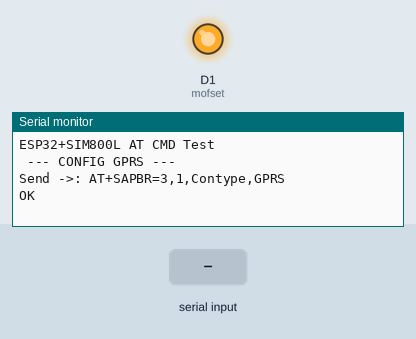
This sketch was run on a simulated ESP8266 (NodeMCU). Parts: output pins drawn as LEDs (lit = HIGH), the last lines printed to the serial monitor. The test bench sets the inputs (shaded band). A WiFi scan finds three made-up networks; the modem accepts every AT command (registered, SIM ready, sends succeed) and sends nothing else.

Above: at 18.3 s.
18.4 s: "Operator\n" received over the second serial link
At 20.0 s:
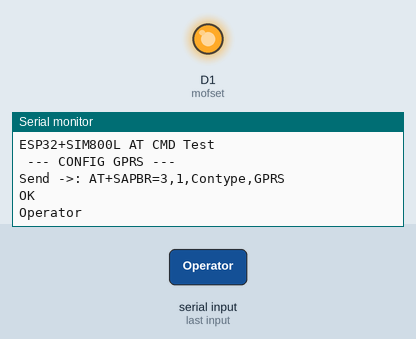
21.4 s: "+CCLK: \n" received over the second serial link
At 23.1 s:
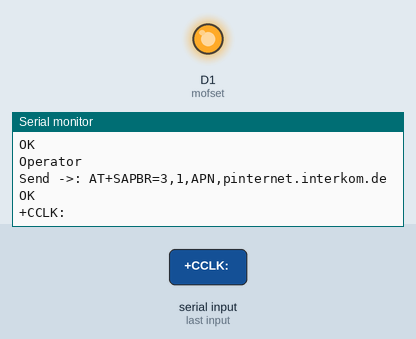

Measured:
- after the input at 18.4 s, the serial monitor: prints a new line after 1.0 s (image 1)
- after the input at 21.4 s, the serial monitor: prints a new line after 1.0 s (image 2)

The sketch:

sim800WiFi_POST.ino
```cpp
/*  More information at: https://www.aeq-web.com/
 *  ESP32 SIM800 HTTP POST TEST | V 1.0_2020-AUG-18
 */
#include <ESP8266WiFi.h>
#include <SoftwareSerial.h>

#define SIM800L_RX     D5
#define SIM800L_TX     D6
#define mofset         D1
#define led            D4

String apn = "pinternet.interkom.de";                    //APN
String apn_u = "";                     //APN-Username
String apn_p = "";                     //APN-Password
String url = "http://www.centemero.com/sim800.php";  //URL of Server

String appendString = "";
String timeString ="";

SoftwareSerial Serial2(SIM800L_RX,SIM800L_TX);

void setup()
{
//  pinMode(led, OUTPUT);
//  digitalWrite(led,HIGH);
  pinMode(mofset, OUTPUT);
  digitalWrite(mofset,HIGH);
  Serial.begin(115200);

  WiFi.mode(WIFI_STA);
  WiFi.disconnect();

  delay(100);

  Serial.println("ESP32+SIM800L AT CMD Test");
  Serial2.begin(9600);
  delay(15000);
  while (Serial2.available()) {
    Serial.write(Serial2.read());
  }
  delay(2000);

}


void loop() {
  gsm_config_gprs();

  String wifname;
  int32_t rssi;
  uint8_t encryptionType;
  uint8_t* bssid;
  int32_t channel;
  bool hidden;
  int scanResult;
  char wifis[255];
  String wifiappend = "";

  scanResult = WiFi.scanNetworks(false,true);
  if (scanResult > 0) {
    for (int8_t i = 0; i < scanResult; i++) {
      WiFi.getNetworkInfo(i, wifname, encryptionType, rssi, bssid, channel, hidden);
      sprintf(wifis, "{%02X:%02X:%02X:%02X:%02X:%02X,%d,0}\n",bssid[0], bssid[1], bssid[2], bssid[3], bssid[4], bssid[5], rssi);
      wifiappend += wifis;
      yield();
    }
  }

  gsm_send_serial("AT+CCLK?", 3000);
  gsm_http_post(timeString + "\n");
  timeString = "";

  netscan();
  if(appendString.indexOf("OK") > 0 & appendString.length() > 0) {
  gsm_http_post(appendString + "\n");
  appendString = "";
}

  gsm_http_post(wifiappend + "\n");

Serial.println(" --- SIM800 Power OFF--- ");
  digitalWrite(mofset,LOW);
  delay(90000);
  Serial.println(" --- SIM800 Power ON--- ");
  digitalWrite(mofset,HIGH);
  delay(10000);
}

void gsm_http_post( String postdata) {
  postdata.replace("\n\n\n\n","\n");
  postdata.replace("\n\n\n"  ,"\n");
  postdata.replace("\n\n"    ,"\n");
  postdata.replace("OK\n"    ,"\n");
  Serial.println(" --- Start GPRS & HTTP --- ");
  gsm_send_serial("AT+SAPBR=1,1"          , 2000);
  gsm_send_serial("AT+SAPBR=2,1"          , 2000);
  gsm_send_serial("AT+HTTPINIT"           , 2000);
  gsm_send_serial("AT+HTTPPARA=CID,1"     , 2000);
  gsm_send_serial("AT+HTTPPARA=URL," + url, 3000);
  gsm_send_serial("AT+HTTPPARA=CONTENT,application/x-www-form-urlencoded", 3000);
  gsm_send_serial("AT+HTTPDATA=1800,6000", 3000);
//digitalWrite(led,LOW);
  gsm_send_serial(postdata         , 3000);
  gsm_send_serial("AT+HTTPACTION=1", 3000);
  gsm_send_serial("AT+HTTPREAD"    , 3000);
//digitalWrite(led,LOW);
  gsm_send_serial("AT+HTTPTERM"    , 3000);
  gsm_send_serial("AT+SAPBR=0,1"   , 3000);
//  digitalWrite(led,HIGH);
}

void gsm_config_gprs() {
  Serial.println(" --- CONFIG GPRS --- ");
  gsm_send_serial("AT+SAPBR=3,1,Contype,GPRS", 3000);
  gsm_send_serial("AT+SAPBR=3,1,APN," + apn  , 3000);
  if (apn_u != "") {
    gsm_send_serial("AT+SAPBR=3,1,USER," + apn_u, 3000);
  }
  if (apn_p != "") {
    gsm_send_serial("AT+SAPBR=3,1,PWD," + apn_p, 3000);
  }
}

void netscan() {
  gsm_send_serial("AT+CNETSCAN=1", 2000);
  gsm_send_serial("AT+CNETSCAN", 15000);
}

void gsm_send_serial(String command, int waitms) {
  Serial.println("Send ->: " + command);
  Serial2.println(command);
  long wtimer = millis();
  while (wtimer + waitms > millis()) {
    while (Serial2.available()) {
//      Serial.write(Serial2.read());
String readstring = Serial2.readString();
Serial.println(readstring);
if(readstring.indexOf("Operator") > 0) {
  appendString +=  '\n' + readstring;
}
if(readstring.indexOf("+CCLK: ")) {
  timeString +=  '\n' + readstring;
}
  }
  }
  Serial.println();
}
```
